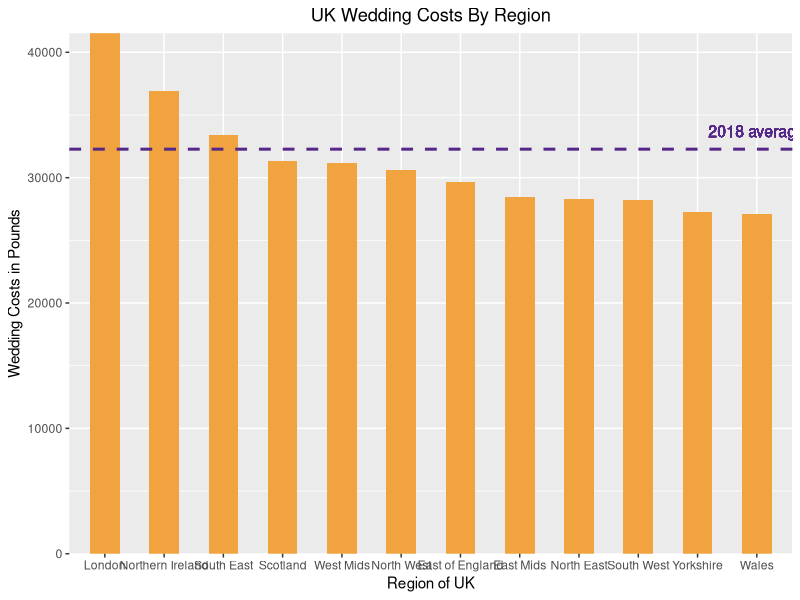

Write R code to recreate this figure.
## ---- chunk 1
knitr::opts_chunk$set(echo = TRUE)
library(ggplot2)
library(reshape2)
library(RColorBrewer)
## ---- chunk 2
wedding_data <- data.frame(wedding_costs = c(41521, 29613, 27091, 31191, 28465, 27245, 30586, 28320, 28240, 33406, 31335, 36902), 
                           region= c("London", "East of England", "Wales", "West Mids", "East Mids", "Yorkshire", "North West", "North East", "South West", "South East", "Scotland", "Northern Ireland")) 
## ---- chunk 3
palette <- brewer.pal(7, "PuOr")
wedding_data$region <- reorder(wedding_data$region, -wedding_data$wedding_costs)
avg <- 32273

ggplot(wedding_data, 
  aes(x = region, y = wedding_costs)) +
  geom_bar(position = position_dodge(width=0.8), stat="identity", width=.5, fill=palette[2]) +
  geom_hline(yintercept = avg, color=palette[7], size=1, linetype="dashed") + 
  geom_text(aes(12, avg, label = "2018 average", vjust = -1), color=palette[7], size=4) + 
  theme(axis.line = element_blank(), plot.title = element_text(hjust=0.5)) + 
  labs(title="UK Wedding Costs By Region", x="Region of UK", y="Wedding Costs in Pounds") +
  scale_y_continuous(expand = c(0, 0))
